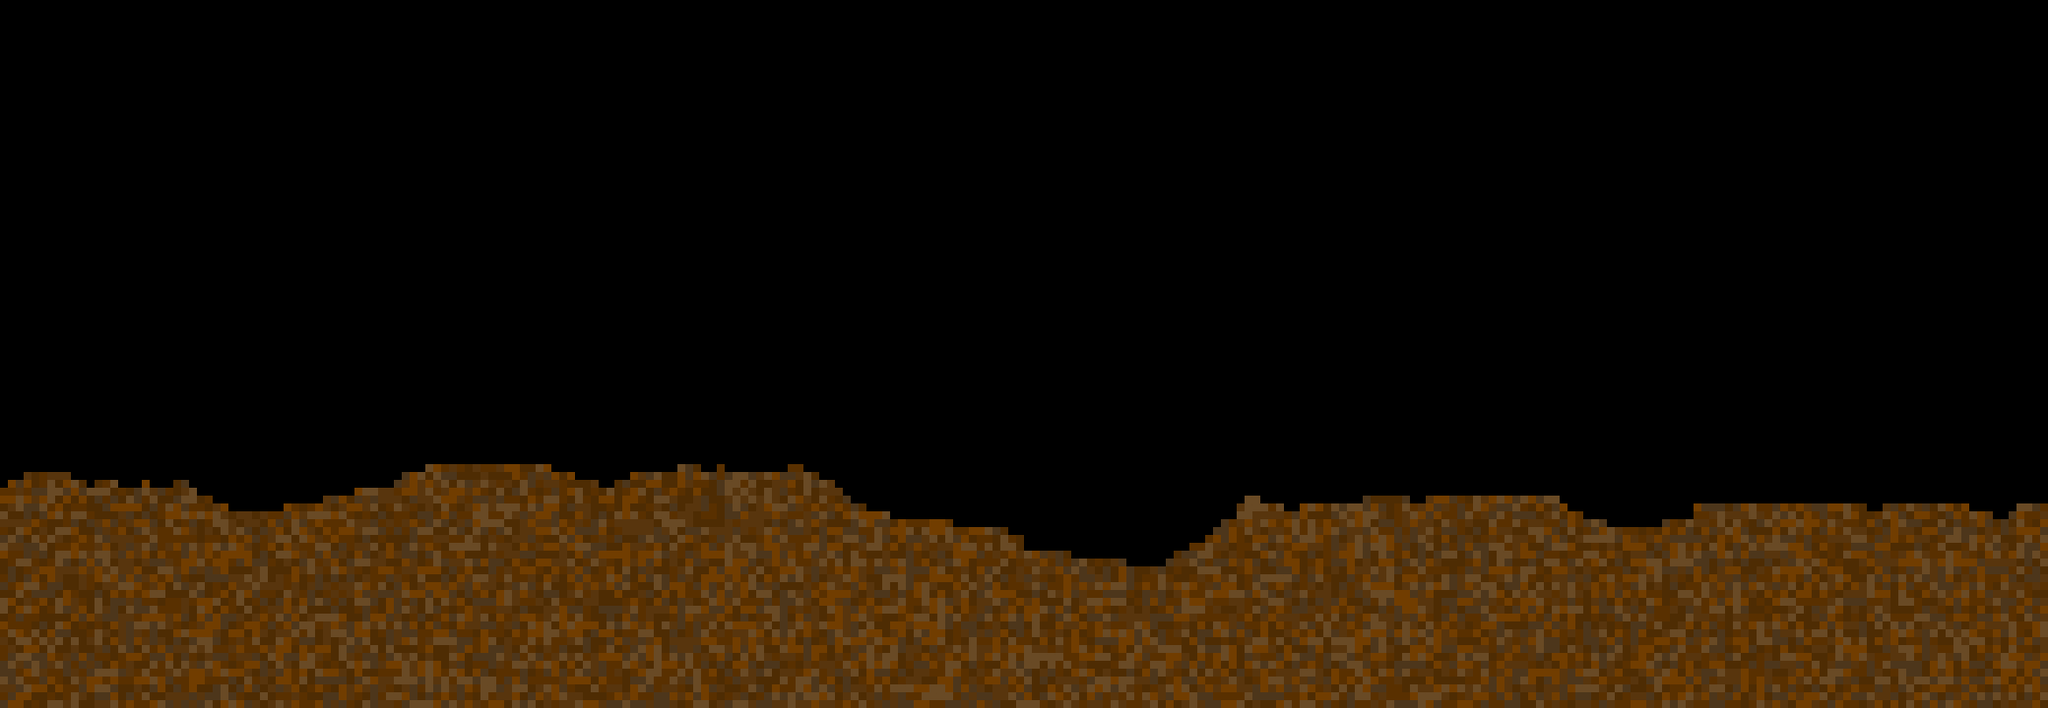

Tiled map render using the project's own tile images. Description and the map definition, with tile-layer contents summarised, below:
An orthogonal 260x90 tile map with 8x8 px tiles, 2 tile layers (Land, Shadows), 2 tilesets.

<map version="1.0" orientation="orthogonal" renderorder="left-down" width="260" height="90" tilewidth="8" tileheight="8" nextobjectid="1">
 <tileset firstgid="1" name="RunicSummonersTiles" tilewidth="8" tileheight="8" tilecount="6">
  <tile id="0">
   <image width="8" height="8" source="DarkDirt.png" />
  </tile>
  <tile id="1">
   <image width="8" height="8" source="DirtBright.png" />
  </tile>
  <tile id="2">
   <image width="8" height="8" source="DirtGrim.png" />
  </tile>
  <tile id="3">
   <image width="8" height="8" source="DirtMud.png" />
  </tile>
  <tile id="4">
   <image width="8" height="8" source="LightDirt.png" />
  </tile>
  <tile id="5">
   <image width="8" height="8" source="TimidDirt.png" />
  </tile>
 </tileset>
 <tileset firstgid="7" name="Shaders" tilewidth="8" tileheight="8" tilecount="5">
  <tile id="0">
   <image width="8" height="8" source="Shader0.png" />
  </tile>
  <tile id="1">
   <image width="8" height="8" source="Shader1.png" />
  </tile>
  <tile id="2">
   <image width="8" height="8" source="Shader2.png" />
  </tile>
  <tile id="3">
   <image width="8" height="8" source="Shader3.png" />
  </tile>
  <tile id="4">
   <image width="8" height="8" source="Shader4.png" />
  </tile>
 </tileset>
 <layer name="Land" width="260" height="90">
  <data>[23400 cells, 6841 non-empty, 6 distinct tile ids]</data>
 </layer>
 <layer name="Shadows" width="260" height="90">
  <data>[23400 cells, 0 non-empty, 0 distinct tile ids]</data>
 </layer>
</map>
